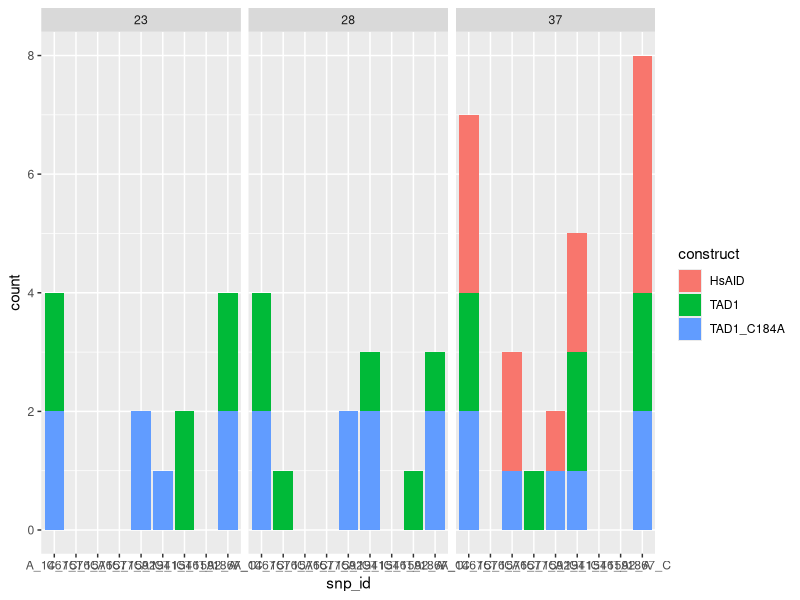
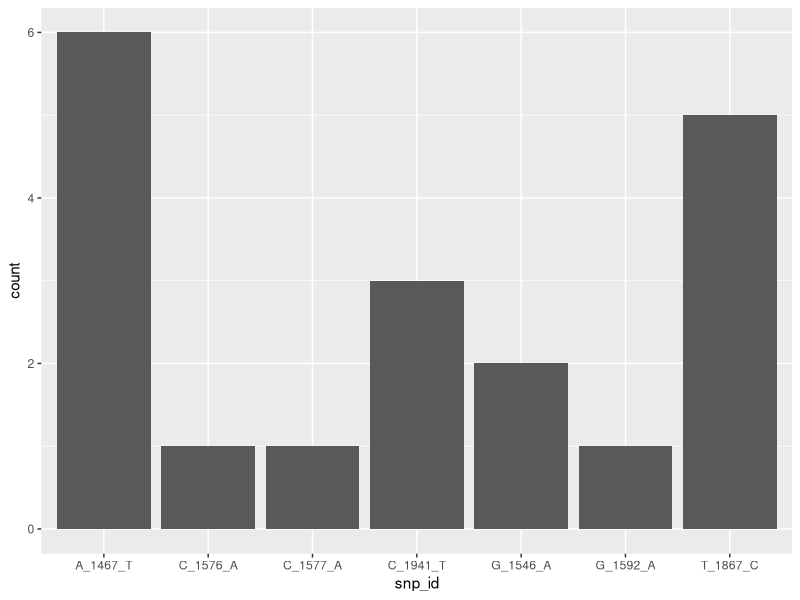
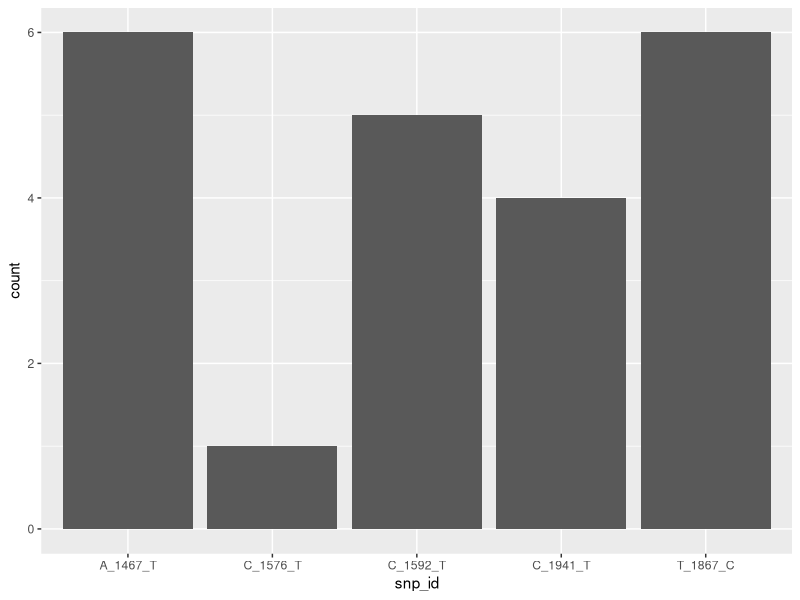
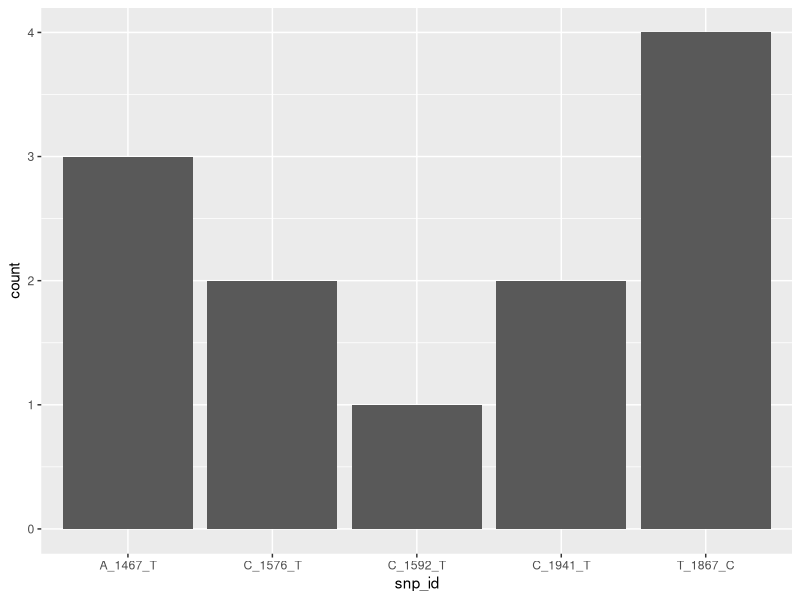
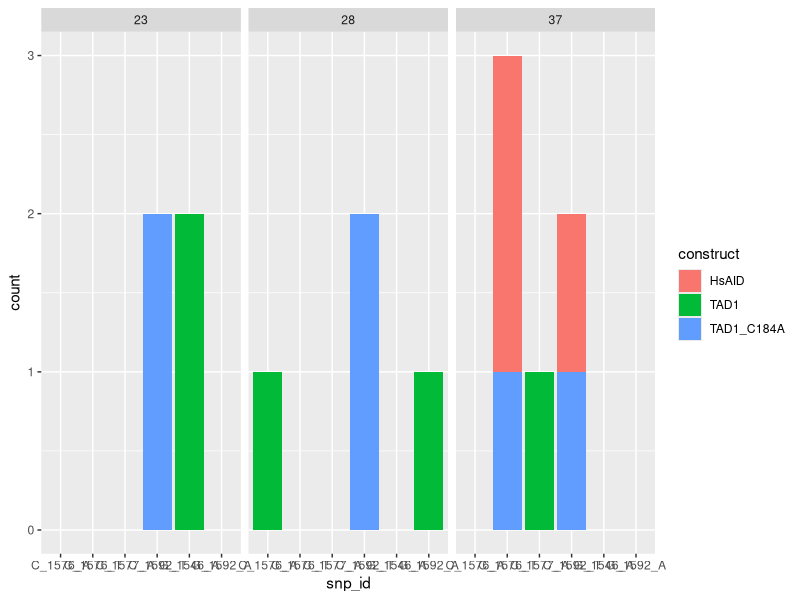
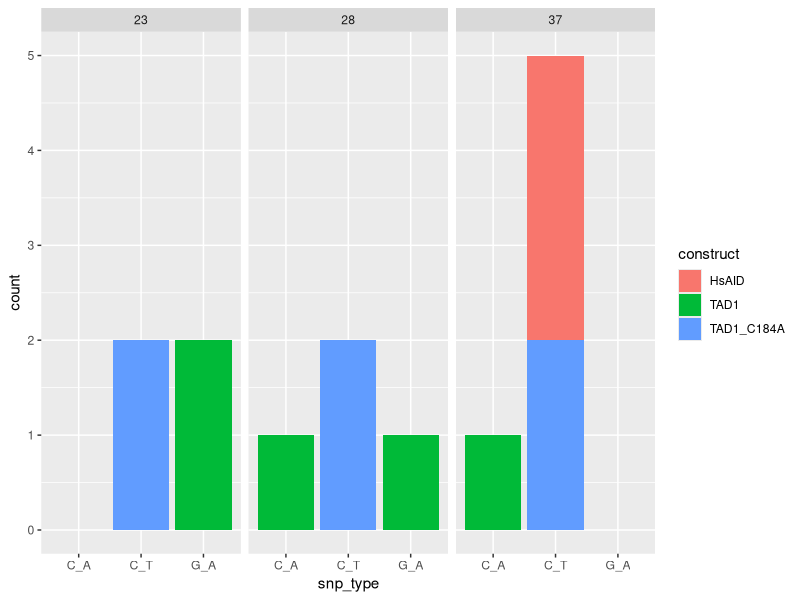
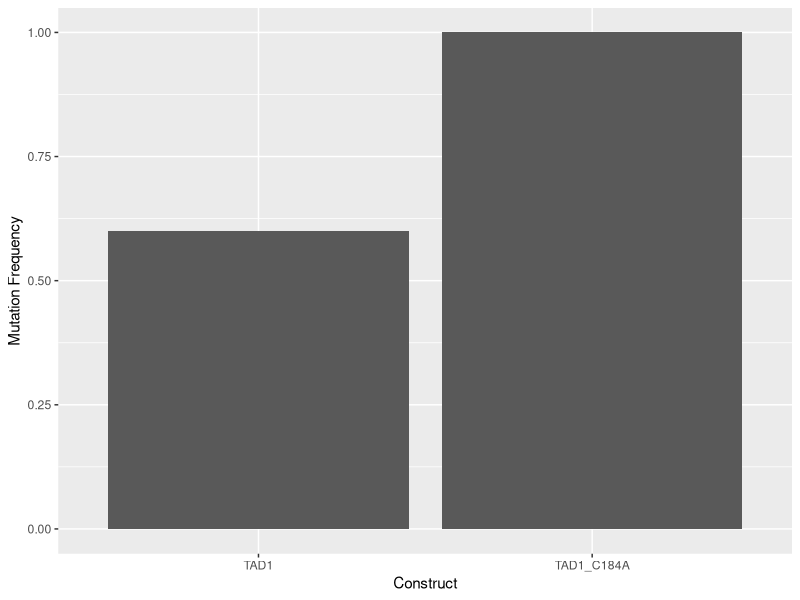

These charts were generated, in order, by the following R code:
# Comparing high-confidence SNPs in TAD1, TAD1_C184A, and HsAID

library(tidyverse)
library(ggplot2)
library(dplyr)
library(readxl)

df <- read_excel('highconfidencesnps_temptrial.xlsx')


df$snp_id <- paste(df$ref, df$pos_rpob, df$alt, sep="_")
head(df)


# Counts of snp_id for TAD1, TAD1_C184A, and HsAID
ggplot(df, aes(x = snp_id)) +
  geom_bar(aes(fill=construct))+
  facet_wrap(~temp)


# Count constructs
# df %>% 
#   count(construct)


# Counts of snp_id for TAD1 only
tad1 <- df %>%
  filter(construct == "TAD1")
head(tad1)

ggplot(tad1, aes(x = snp_id)) +
  geom_bar()


#Counts of snp_id for TAD1_C184A only
c184a <- df %>%
  filter(construct == "TAD1_C184A")
head(c184a)

ggplot(c184a, aes(x = snp_id)) +
  geom_bar()


# Counts of snp_id for HsAID only
hsaid <- df %>%
  filter(construct == "HsAID")
head(hsaid)

ggplot(hsaid, aes(x = snp_id)) +
  geom_bar()


#Filter out conserved SNPs (1467, 1867, 1941)
df2 <- df %>%
  filter(pos_rpob != 1467 & pos_rpob != 1867 & pos_rpob != 1941)
head(df2)


# Counts of snp_id for filtered TAD1, TAD1_C184A, and HsAID
ggplot(df2, aes(x = snp_id)) +
  geom_bar(aes(fill=construct))+
  facet_wrap(~temp)


# Group by SNP type from filtered SNPs
df2$snp_type <- paste(df2$ref, df2$alt, sep="_")
head(df2)


# Counts of filtered snp_type, grouped by temperature
ggplot(df2, aes(x = snp_type)) +
  geom_bar(aes(fill=construct))+
  facet_wrap(~temp)


# Isolate HsAID and group by snp_type
#hsaid_nonconserved <- hsaid %>%
  #filter(pos_rpob != 1467 & pos_rpob != 1867 & pos_rpob != 1941)
#head(hsaid_nonconserved)

# Isolate TAD1 and group by snp_type for 23C only
#tad1_nonconserved <- tad1 %>%
  #filter(pos_rpob != 1467 & pos_rpob != 1867 & pos_rpob != 1941 & temp == 23)
#head(tad1_nonconserved)

# Is it a relevant (CT or GA) mutation?
df2$is_relevant_mutation <- ifelse(df2$snp_type == 'C_T' | df2$snp_type == 'G_A', TRUE, FALSE)
head(df2)

TAD1_mut_freq <- sum(df2$is_relevant_mutation == TRUE & df2$construct == 'TAD1')/sum(df2$construct == 'TAD1')
TAD1_C184A_mut_freq <- sum(df2$is_relevant_mutation == TRUE & df2$construct == 'TAD1_C184A')/sum(df2$construct == 'TAD1_C184A')

# Making data frame with the frequencies
df3 <- tibble(construct  = c("TAD1", "TAD1_C184A"),
                   mut_frequency = c(TAD1_mut_freq, TAD1_C184A_mut_freq)
)

# Plotting frequencies
ggplot(df3, aes(x = construct)) +
  geom_col(aes(y = mut_frequency)) +
  xlab("Construct") + ylab("Mutation Frequency")